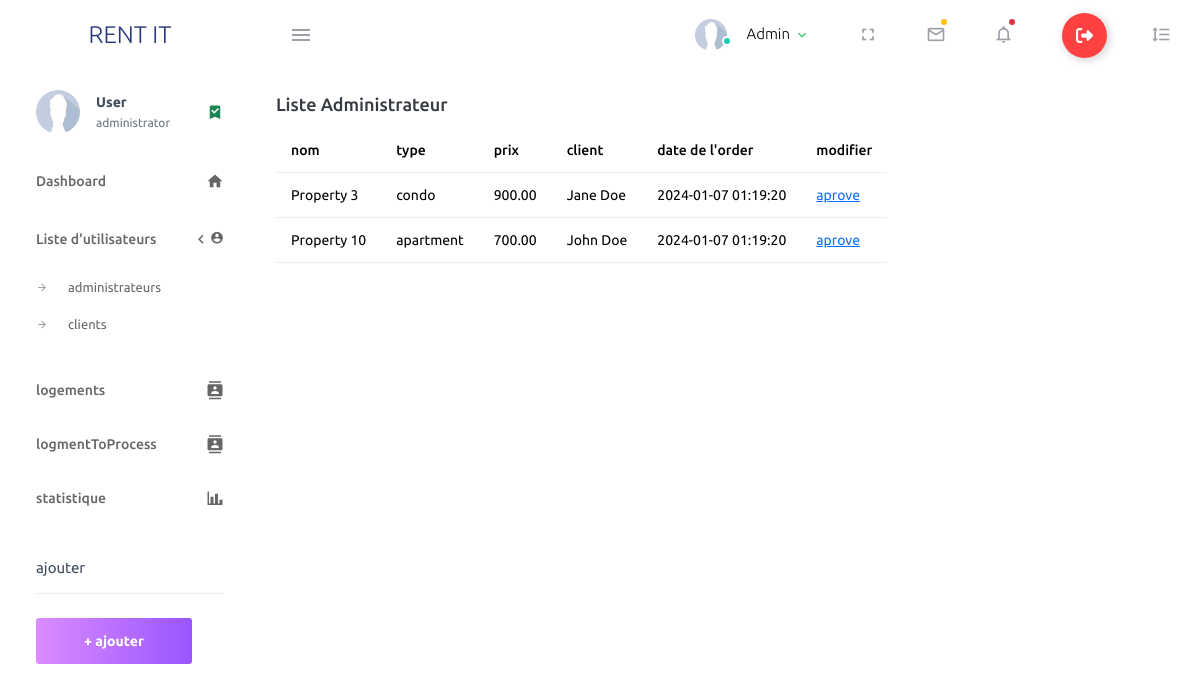
/index.php?page=logmentToProcess (signed in), run on an earlier commit of the app's database.
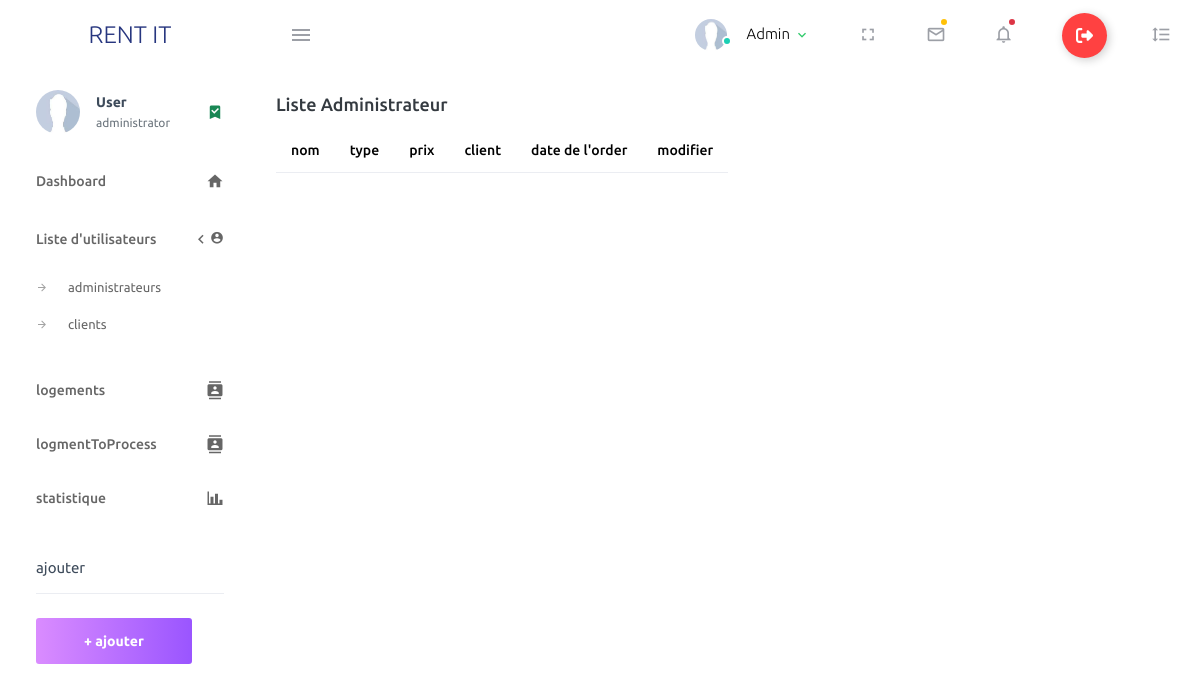
And on a later commit of the database.
### tables this page shows
CREATE TABLE `utilisateur` (
  `id` int(11) NOT NULL,
  `prenom` varchar(50) NOT NULL,
  `nom` varchar(50) NOT NULL,
  `email` varchar(255) NOT NULL,
  `password` varchar(255) NOT NULL,
  `image_path` varchar(255) DEFAULT NULL,
  `type` enum('client','administrator') NOT NULL
);

CREATE TABLE `logement` (
  `id` int(11) NOT NULL,
  `name` varchar(255) NOT NULL,
  `adresse` varchar(255) NOT NULL,
  `type_logement` enum('apartment','house','condo','villa','townhouse','other') NOT NULL,
  `nombre_chambres` int(11) DEFAULT NULL,
  `prix` decimal(10,2) NOT NULL,
  `image_path` varchar(255) DEFAULT NULL,
  `description` text NOT NULL,
  `status` enum('available','rented','unavailable') NOT NULL DEFAULT 'available',
  `area` decimal(10,2) NOT NULL,
  `beds` int(11) NOT NULL,
  `baths` int(11) NOT NULL,
  `garage` int(11) NOT NULL,
  `city` varchar(100) NOT NULL
);

CREATE TABLE `location_order` (
  `id` int(11) NOT NULL,
  `user_id` int(11) DEFAULT NULL,
  `logement_id` int(11) DEFAULT NULL,
  `date_order` timestamp NOT NULL DEFAULT current_timestamp(),
  `status` enum('pending','approved','rejected') NOT NULL DEFAULT 'pending'
);

### database_connection.php (called while the page is built, shortened)
<?php
function getDatabase() {
    $mysqli = new mysqli($GLOBALS['dbhost'], $GLOBALS['dbuser'], $GLOBALS['dbpassword'], $GLOBALS['dbdatabase']);
    return $mysqli;
}
?>

### models/userModel.php (called while the page is built, shortened)
<?php
class UserModel
{
    private $db;
    public function __construct()
    {
        $this->db = $this->connectToDatabase();
    }
    private function connectToDatabase()
    {
        return getDatabase();
    }
    public function getUserById($userId)
    {
        $userId = $this->db->real_escape_string($userId);
        $query = "SELECT * FROM utilisateur WHERE id = '$userId'";
        $result = $this->db->query($query);
        $userData = $result->fetch_assoc();
        return $userData;
    }
}
?>

### controllers/userController.php (called while the page is built, shortened)
<?php
require_once('models/userModel.php');
    function getUser(){
        $userId = $_SESSION['id'];
        $userModel = new UserModel();
        $user = $userModel->getUserById($userId);
        return $user;
    }
    function getUserById($userId){
        $userModel = new UserModel();
        $user = $userModel->getUserById($userId);
        return $user;
    }
    ?>

### models/logementModel.php (called while the page is built, shortened)
<?php
class LogementModel
{
    private $db;
    public function __construct()
    {
        $this->db = $this->connectToDatabase();
    }
    private function connectToDatabase()
    {
        return getDatabase();
    }
    public function getLogementById($logementId)
    {
        $query = "SELECT * FROM logement WHERE id = '$logementId'";
        $result = $this->db->query($query)->fetch_assoc();
        return $result;
    }
}
?>

### models/locationOrderModel.php (called while the page is built, shortened)
<?php
class LocationOrderModel
{
    private $db;
    public function __construct()
    {
        $this->db = $this->connectToDatabase();
    }
    private function connectToDatabase()
    {
        return getDatabase();
    }
    public function getOrdersByStatus($status)
    {
        $query = "SELECT * FROM location_order WHERE status='$status';";
        $result = $this->db->query($query);
        return $result;
    }
}
?>

### controllers/locationOrderController.php (called while the page is built, shortened)
<?php
    require_once('models/locationOrderModel.php');
    require_once('logementController.php');
    require_once('userController.php');
  function getPendingOrders(){
    $lOrderModel = new LocationOrderModel();
    $data = $lOrderModel->getOrdersByStatus('pending');
    return $data;
  }
?>

### controllers/logementController.php (called while the page is built, shortened)
<?php
require_once('models/logementModel.php');
function getPendingLogement(){
  $logementModel = new LogementModel();
  $pandingOrders = getPendingOrders();
  $data = [];
  foreach ($pandingOrders as $row) {
    $user = getUserById($row['user_id']);
    $logement = $logementModel->getLogementById($row['logement_id']);
    $combinedInfo = [
        'logement' => $logement,
        'user' => $user,
        'order_date' => $row,
    ];
    $data[] = $combinedInfo;
  }
  return $data;
}
?>

### view/admin/logmentToProcess.php (the view, shortened to what this page needs)
<?php
$logements = getPendingLogement();
?>
<div class="row">
    <div class="col-12 grid-margin">
        <div class="card">
            <div class="card-body">
                <h4 class="card-title">Liste administrateur</h4>
                <div class="table-responsive">
                    <table class="table">
                        <thead>
                            <tr>
                                <th> nom </th>
                                <th> type </th>
                                <th> prix </th>
                                <th> client </th>
                                <th> date de l'order </th>
                                <th> modifier </th>
                            </tr>
                        </thead>
                        <tbody>
                            <?php
                            foreach ($logements as $pendingInfo) {
                                $logement = $pendingInfo['logement'];
                                $user = $pendingInfo['user'];
                                $orderDate = $pendingInfo['order_date'];
                                echo '<tr>
                                <td>' . $logement['name'] . ' </td>
                                <td>' . $logement['type_logement'] . ' </td>
                                <td>' . $logement['prix'] . ' </td>
                                <td>' . $user['prenom'] . ' ' . $user['nom'] . ' </td>
                                <td>' . $orderDate['date_order'] . ' </td>
                                <td><a href="' . $_SERVER['PHP_SELF'] . '?page=logmentToProcess&aprove&id=' . $logement['id'] . '&orderid='.$orderDate['id'].'"> aprove</a> </td>
                              </tr>';
                            }
                            ?>
                        </tbody>
                    </table>
                </div>
            </div>
        </div>
    </div>
</div>

### index.php (shortened to what this page needs)
<?php
require('database_connection.php');
?>
<!DOCTYPE html>
<html lang="en">
<head>
  <link href="assets/vendor/animate.css/animate.min.css" rel="stylesheet">
  <link href="assets/vendor/bootstrap/css/bootstrap.min.css" rel="stylesheet">
  <link href="assets/vendor/bootstrap-icons/bootstrap-icons.css" rel="stylesheet">
  <link href="assets/vendor/swiper/swiper-bundle.min.css" rel="stylesheet">
  <?php
    if(isset($_COOKIE['theme']) && $_COOKIE['theme']=='dark')
    {
      echo '<link href="assets/css/styledark.css" rel="stylesheet" id="maincss">';
      echo '  <link rel="stylesheet" href="assets/css/costomdark.css" id="costemcss">';
    }
    else{
      echo '<link href="assets/css/style.css" rel="stylesheet" id="maincss">';
      echo '  <link rel="stylesheet" href="assets/css/costom.css" id="costemcss">';
    }
  ?>
</head>
<body>
  <?php
$requestUri = $_SERVER['REQUEST_URI'];
$urlParts = parse_url($requestUri);
$path = $urlParts['path'];
$requestedFile = $_SERVER['DOCUMENT_ROOT'] . $path;
  if (isset($_GET['404']) || !file_exists($requestedFile))
  {
    include('page404.php');
  }
  else
    include('./view/home.php');
  ?>
</body>
</html>

### view/home.php (shortened to what this page needs)
<?php
require_once('controllers/userController.php');
require_once('controllers/logementController.php');
require_once('controllers/locationOrderController.php');
if (isset($_SESSION["type"])) {
    if($_SESSION["type"]==="administrator"){
        include('view\admin\dashboard.php');
    }
} else {
    include('view\client\clientHome.php');
    $isLogin = false;
}
?>

### view/admin/dashboard.php (shortened to what this page needs)
<?php
$user = getUser();
?>
<div class="container-scroller">
  <?php include_once('header.php'); ?>
  <div class="container-fluid page-body-wrapper">
    <?php
    include('sidebar.php');
    if (isset($_GET['page'])) {
      switch ($_GET['page']) {
            case 'logmentToProcess':
              include('logmentToProcess.php');
              break;
      }
    } else {
      include('mainPanel.php');
    }
    ?>
  </div>
</div>

### view/admin/header.php (shortened to what this page needs)
<nav class="navbar default-layout-navbar col-lg-12 col-12 p-0 fixed-top d-flex flex-row">
  <div class="text-center navbar-brand-wrapper d-flex align-items-center justify-content-center">
    <a class="navbar-brand brand-logo" href="<?php echo $_SERVER['PHP_SELF'] ?>">RENT IT</a>
  </div>
  <div class="navbar-menu-wrapper d-flex align-items-stretch">
    <button class="navbar-toggler navbar-toggler align-self-center" type="button" data-toggle="minimize">
      <span class="mdi mdi-menu"></span>
    </button>
    <ul class="navbar-nav navbar-nav-right">
      <li class="nav-item nav-profile dropdown">
        <a class="nav-link dropdown-toggle" id="profileDropdown" href="#profile" data-bs-toggle="dropdown"
          aria-expanded="false">
          <div class="nav-profile-img">
            <img src="assets\img\UsersImages\<?php echo $user['image_path'] ?>" alt="<?php echo $user['image_path'] ?>">
            <span class="availability-status online"></span>
          </div>
          <div class="nav-profile-text">
            <p class="mb-1 text-black">
              <?php echo $user['prenom'] ?>
            </p>
          </div>
        </a>
      </li>
      <li class="nav-item d-none d-lg-block full-screen-link">
        <a class="nav-link">
          <i class="mdi mdi-fullscreen" id="fullscreen-button"></i>
        </a>
      </li>
      <li class="nav-item dropdown">
        <a class="nav-link count-indicator dropdown-toggle" id="messageDropdown" href="#" data-bs-toggle="dropdown"
          aria-expanded="false">
          <i class="mdi mdi-email-outline"></i>
          <span class="count-symbol bg-warning"></span>
        </a>
      </li>
      <li class="nav-item dropdown">
        <a class="nav-link count-indicator dropdown-toggle" id="notificationDropdown" href="#"
          data-bs-toggle="dropdown">
          <i class="mdi mdi-bell-outline"></i>
          <span class="count-symbol bg-danger"></span>
        </a>
      </li>
      <li class="nav-item nav-logout d-none d-lg-block">
        <a href="<?php echo $_SERVER['PHP_SELF']. '?page=logout'  ?>" class="text-reset nav-link">
          <button class="logout-Btn">
            <div class="logout-sign"></div>
          </button>
        </a>
      </li>
      <li class="nav-item nav-settings d-none d-lg-block">
        <a class="nav-link" href="#">
          <i class="mdi mdi-format-line-spacing"></i>
        </a>
      </li>
    </ul>
  </div>
</nav>

### view/admin/sidebar.php (shortened to what this page needs)
<nav class="sidebar sidebar-offcanvas" id="sidebar">
  <ul class="nav">
    <li class="nav-item nav-profile">
      <a href="#profile" class="nav-link">
        <div class="nav-profile-image">
          <img src="assets\img\UsersImages\<?php echo $user['image_path'] ?>" alt="<?php echo $user['image_path'] ?>">
        </div>
        <div class="nav-profile-text d-flex flex-column">
          <span class="font-weight-bold mb-2"><?php echo $user['nom'] ?></span>
          <span class="text-secondary text-small"><?php echo $user['type'] ?></span>
        </div>
        <i class="mdi mdi-bookmark-check text-success nav-profile-badge"></i>
      </a>
    </li>
    <li class="nav-item">
      <a class="nav-link" href="<?php echo $_SERVER['PHP_SELF'] ?>">
        <span class="menu-title">Dashboard</span>
        <i class="mdi mdi-home menu-icon"></i>
      </a>
    </li>
    <li class="nav-item">
      <a class="nav-link" data-bs-toggle="collapse" href="#ui-basic" aria-expanded="false" aria-controls="ui-basic">
        <span class="menu-title">Liste d'utilisateurs</span>
        <i class="menu-arrow"></i>
        <i class="mdi mdi-account-circle"></i>
      </a>
      <div class="collapse" id="ui-basic">
        <ul class="nav flex-column sub-menu">
          <li class="nav-item"> <a class="nav-link" href="<?php echo htmlspecialchars($_SERVER['PHP_SELF']) . '?page=adminList'?>">administrateurs</a></li>
          <li class="nav-item"> <a class="nav-link" href="<?php echo htmlspecialchars($_SERVER['PHP_SELF']) . '?page=clientList'?>">clients</a></li>
        </ul>
      </div>
    </li>
    <li class="nav-item">
      <a class="nav-link" href="<?php echo htmlspecialchars($_SERVER['PHP_SELF']) . '?page=listLogement'?>">
        <span class="menu-title">logements</span>
        <i class="mdi mdi-contacts menu-icon"></i>
      </a>
    </li>
    <li class="nav-item">
      <a class="nav-link" href="<?php echo htmlspecialchars($_SERVER['PHP_SELF']) . '?page=logmentToProcess'?>">
        <span class="menu-title">logmentToProcess</span>
        <i class="mdi mdi-contacts menu-icon"></i>
      </a>
    </li>
    <li class="nav-item">
      <a class="nav-link" href="<?php echo htmlspecialchars($_SERVER['PHP_SELF']) . '?page=statistique'?>">
        <span class="menu-title">statistique</span>
        <i class="mdi mdi-chart-bar menu-icon"></i>
      </a>
    </li>
    <li class="nav-item sidebar-actions">
      <span class="nav-link">
        <div class="border-bottom">
          <h6 class="font-weight-normal mb-3">ajouter</h6>
        </div>
        <a href="#ajout">
          <button class="btn btn-block btn-lg btn-gradient-primary mt-4">+ ajouter</button>
        </a>
      </span>
    </li>
  </ul>
</nav>

### assets/css/style.css (style rules this page uses)
* { margin: 0; padding: 0; box-sizing: border-box; font-family: 'Quicksand', sans-serif; }
body { font-family: "Poppins", sans-serif; color: #555555; }
h1, h2, h3, h4, h5, h6 { color: #000000; }
a { color: #000000; text-decoration: none; transition: all 0.5s ease; }
.btn { transition: 0.5s ease; }
.navbar-toggler { position: relative; }
.navbar-toggler span { display: block; background-color: #000000; height: 3px; width: 25px; margin-top: 4px; margin-bottom: 4px; transform: rotate(0deg); left: 0; opacity: 1; }
.navbar-toggler span:nth-child(1), .navbar-toggler span:nth-child(3) { transition: transform 0.35s ease-in-out; }
.navbar-toggler:not(.collapsed) span:nth-child(1) { position: absolute; left: 12px; top: 10px; transform: rotate(135deg); opacity: 0.9; }

### assets/css/costom.css (style rules this page uses)
.logout-Btn { display: flex; align-items: center; justify-content: flex-start; width: 45px; height: 45px; border: none; border-radius: 50%; cursor: pointer; position: relative; overflow: hidden; transition-duration: .3s; box-shadow: 2px 2px 10px rgba(0, 0, 0, 0.199); background-color: rgb(255, 65, 65); }
.logout-sign { width: 100%; transition-duration: .3s; display: flex; align-items: center; justify-content: center; }
.logout-sign svg { width: 17px; }

What changed in the data, as far as the page shows it:
removed logement: name "Property 3", type_logement "condo", prix "900.00"
removed utilisateur: prenom "Jane", nom "Doe"
removed location_order: date_order "2024-01-07 01:19:20"
removed logement: name "Property 10", type_logement "apartment", prix "700.00"
removed utilisateur: prenom "John", nom "Doe"
removed location_order: date_order "2024-01-07 01:19:20"
Also different on the page:
list line gone: "aprove"
